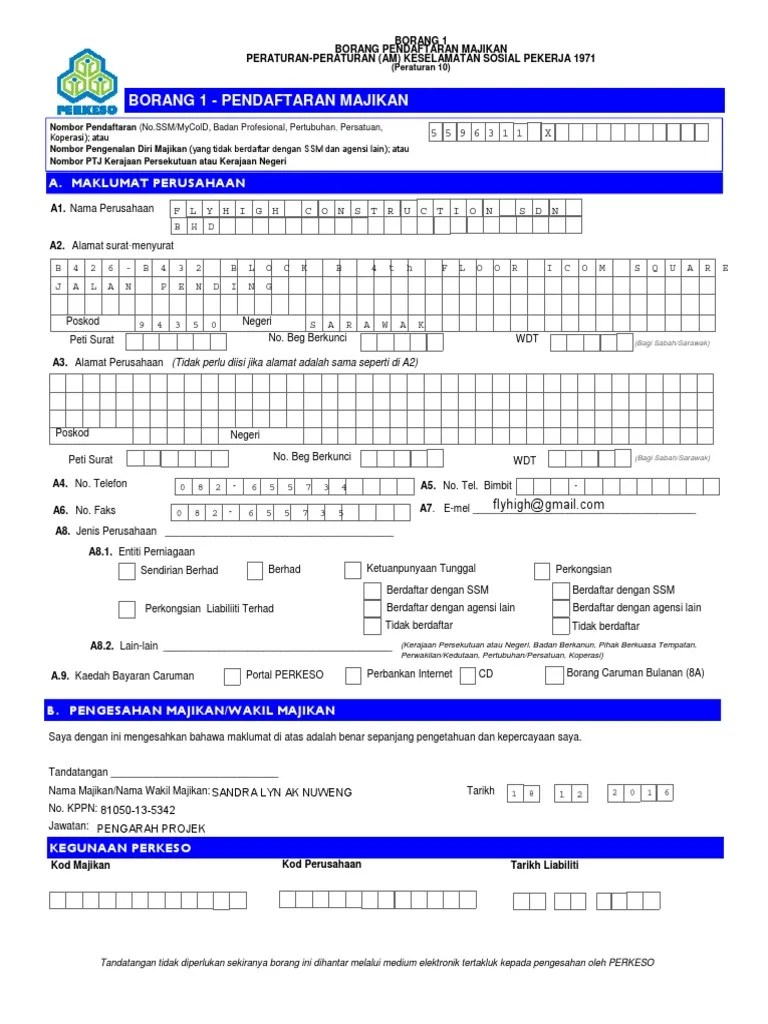
#> input picture Malasia/Test_data/Socso-20230717T052416Z-001/Socso/1582971421.jfif, 768 x 1024 px
$ python -i img_preprocess.py   (imports and definitions only)
#> lines starting #> are read from the running program, lines starting #| are printed output that depends on the picture
import cv2
#=========================================MAIN FUNCTION(s)====================================================
#using for salaryslips
def process_from_path(path):
    print("path", path)
    input_image = cv2.imread(path)
#> input_image is the input picture: shape (1024, 768, 3); mean B, G, R 241.3, 225, 224.7
    grayscale_image = cv2.cvtColor(input_image, cv2.COLOR_BGR2GRAY)
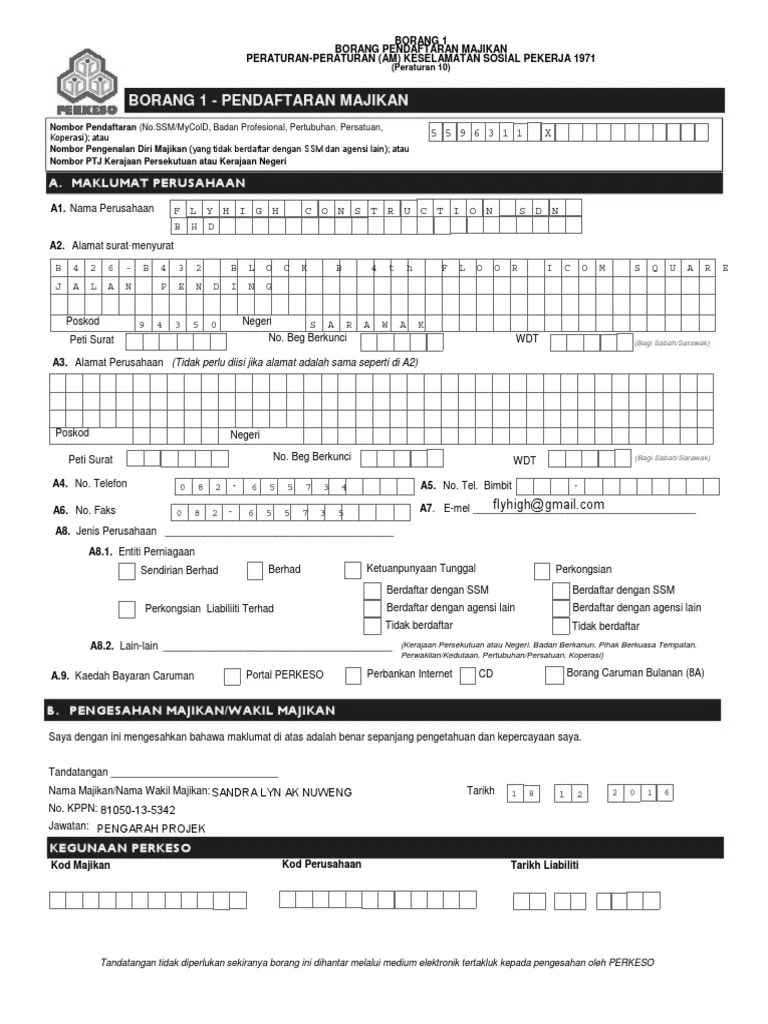
#> grayscale_image: shape (1024, 768); min 0, max 255, mean 226.8
    moments = cv2.moments(grayscale_image)
#> moments = moments, m00 178344383, centre m10/m00, m01/m00 = (384, 519.1)
    skew_angle = moments['mu11'] / moments['mu02'] if moments['mu02'] != 0 else 0
#> skew_angle = 0.000796
    rotation_matrix = cv2.getRotationMatrix2D((input_image.shape[1] / 2, input_image.shape[0] / 2), skew_angle, 1)
#> rotation_matrix = [[1, 1.39e-05, -0.00711], [-1.39e-05, 1, 0.00533]]
    deskewed_image = cv2.warpAffine(input_image, rotation_matrix, (input_image.shape[1], input_image.shape[0]),
                                    flags=cv2.INTER_LINEAR,
                                    borderMode=cv2.BORDER_CONSTANT, borderValue=(255, 255, 255))
    temp_img = path.split('.')[0] + '.tif'
    cv2.imwrite(temp_img, deskewed_image)
    print("temp img: ", temp_img)
    return temp_img

>>> result = process_from_path('Malasia/Test_data/Socso-20230717T052416Z-001/Socso/1582971421.jfif')
